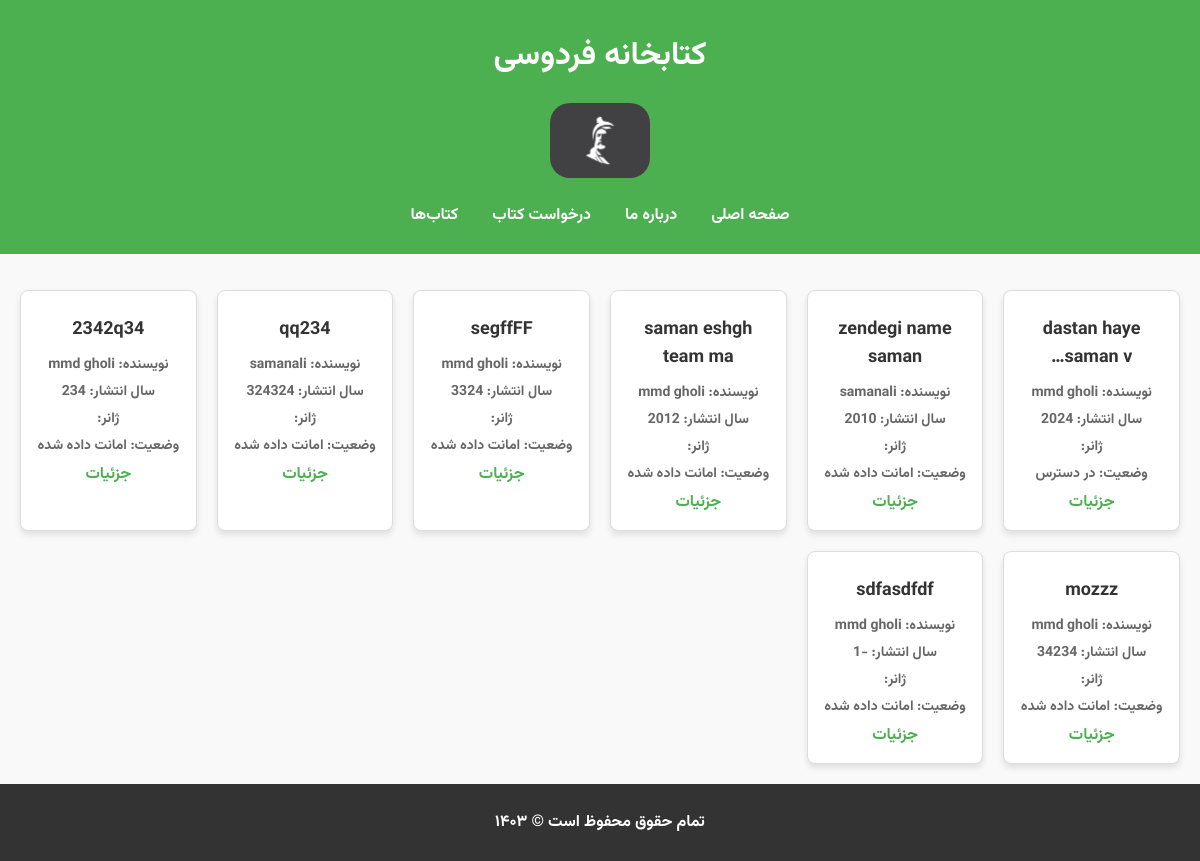
/books/, run on an earlier commit of the app's database.
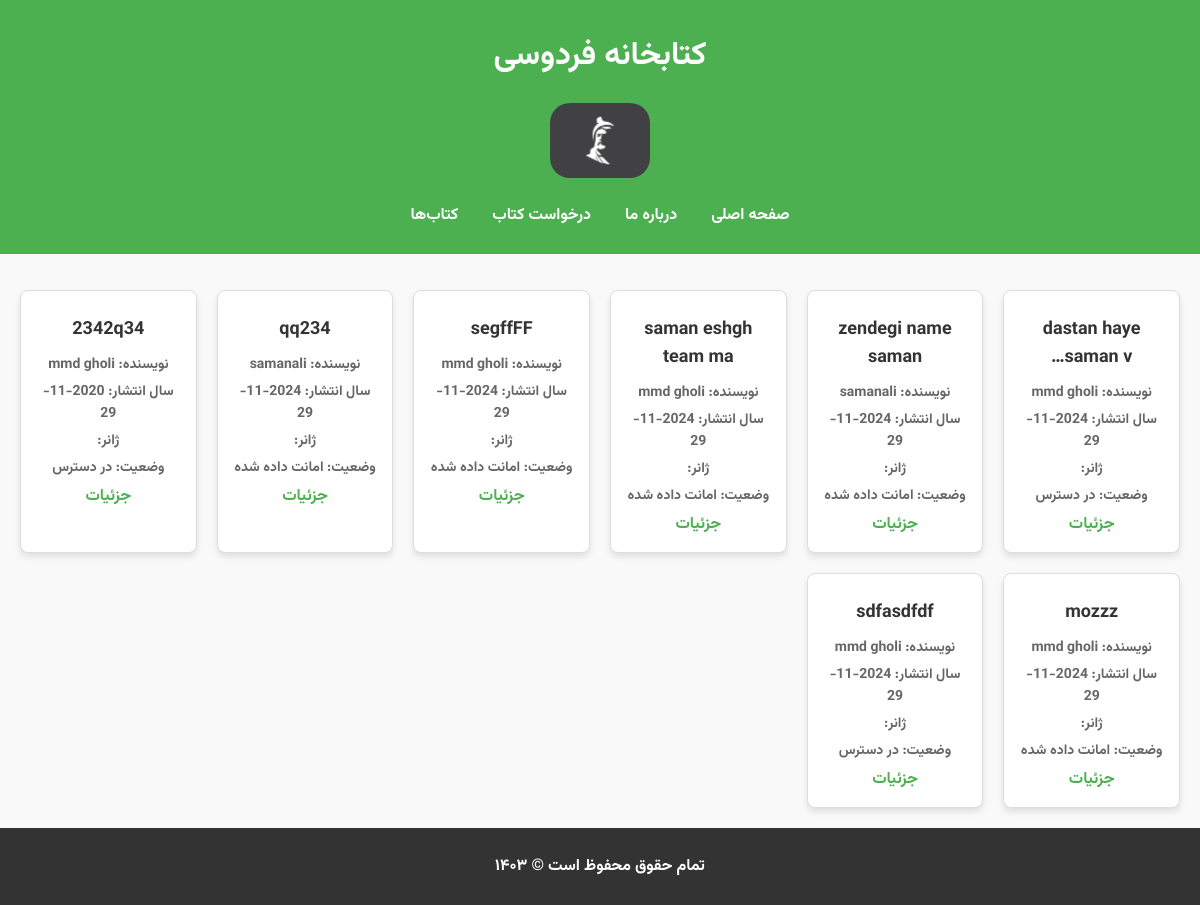
And on a later commit of the database.
### library/models.py (models this page shows, shortened)
class Book(models.Model):
    title = models.CharField(max_length=100)
    author = models.ForeignKey('Author', on_delete=models.CASCADE, null=True)
    year = models.IntegerField()
    category = models.ForeignKey('Category', on_delete=models.CASCADE)
    status = models.CharField(max_length=10, choices=LOAN_STATUS, default='a')

class Author(models.Model):
    name = models.CharField(max_length=100)

### library/views.py (the view)
# urls.py: path("books/", BooksListView.as_view(), name="books"),
class BooksListView(ListView):
    model = Book
    template_name = "books.html"
    context_object_name = "books"

### templates/books.html (shortened to what this page needs)
{% extends 'base.html' %}
{% block content %}
<body>
    <main>
        <div class="books-container">
            {% for book in books %}
                <div class="book-box">
                    <div class="book-details">
                        <h3 class="book-title">{{ book.title|truncatechars:20 }}</h3>
                        <p class="book-author">نویسنده: {{ book.author.name }}</p>
                        <p class="book-year">سال انتشار: {{ book.year }}</p>
                        <p class="book-genre">ژانر: {{ book.genre }}</p>
                        <p class="book-status">وضعیت:
                            {% if book.status == 'a' %}
                                در دسترس
                            {% else %}
                                امانت داده شده
                            {% endif %}</p>
                        <a id="detail_button" href="{% url 'book_detail' book.pk %}">جزئیات</a>
                    </div>
                </div>
            {% endfor %}
        </div>
    </main>
</body>
{% endblock %}

What changed in the data, as far as the page shows it:
changed Book "dastan haye saman v…": year "2024" → "2024-11-29"
changed Book "zendegi name saman": year "2010" → "2024-11-29"
changed Book "saman eshgh team ma": year "2012" → "2024-11-29"
changed Book "segffFF": year "3324" → "2024-11-29"
changed Book "qq234": year "324324" → "2024-11-29"
changed Book (number 6 of 8 on the later page): year "234" → "2020-11-29"; status "امانت داده شده" → "در دسترس"
changed Book "mozzz": year "34234" → "2024-11-29"
changed Book "sdfasdfdf": year "-1" → "2024-11-29"; status "امانت داده شده" → "در دسترس"
